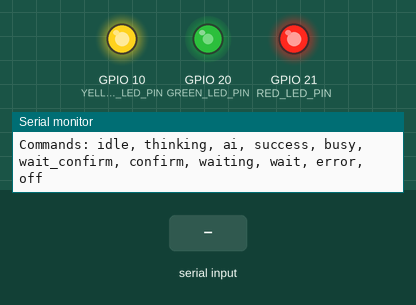
Recording of a sketch running on a simulated ESP32-C3. Parts: output pins drawn as LEDs (lit = HIGH), the last lines printed to the serial monitor. Dashed ring = blinking. The inputs (shaded band) are chosen by the test bench. Nothing arrives over Bluetooth unless stated; a phone connects over Bluetooth LE 3 s after start.

Above: at 1.25 s.
1.3 s: "thinking\n" received over Serial
At 1.46 s:
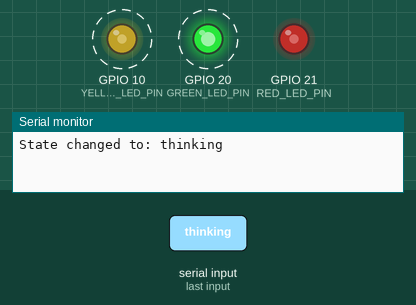
4.3 s: "idle\n" received over Serial
At 5.87 s:
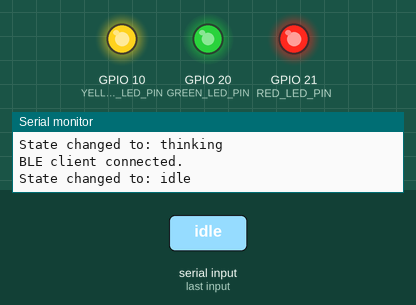
7.3 s: "ai\n" received over Serial
At 7.42 s:
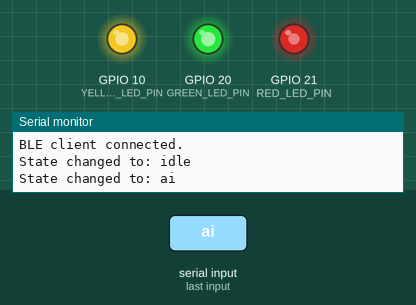
16.3 s: "busy\n" received over Serial
At 17.2 s:
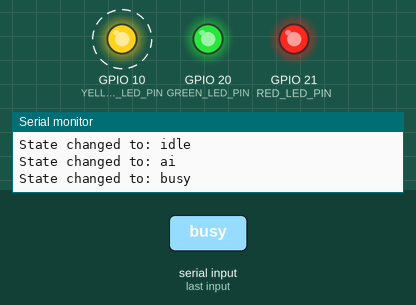
Timing chart, 0 to 20.3 s (numbered marks = the images above; inputs shaded):
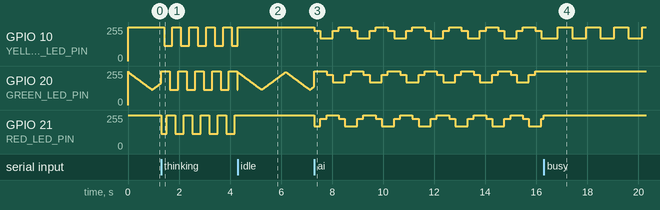

Measured:
- after the input at 1.3 s, GPIO 10 (YELLOW_LED_PIN): alternates 255/255 for 0.33 s and 115/255 for 0.33 s, starting after 0.11 s; GPIO 21 (RED_LED_PIN): 255/255 → 115/255 at once, then repeats every 0.66 s: 255/255 0.33 s, 115/255 0.33 s
- after the input at 4.3 s, GPIO 21 (RED_LED_PIN): stops changing and stays 255/255
- after the input at 7.3 s, GPIO 10 (YELLOW_LED_PIN): 255/255 → 226/255 at once, then repeats every 1.4 s: 170/255 0.48 s, 226/255 0.24 s, 255/255 0.48 s, 226/255 0.24 s; GPIO 21 (RED_LED_PIN): 255/255 → 170/255 at once, then repeats every 1.4 s: 226/255 0.24 s, 255/255 0.48 s, 226/255 0.24 s, 170/255 0.48 s
- after the input at 16.3 s, GPIO 20 (GREEN_LED_PIN): stops changing and stays 255/255
- by itself, GPIO 20 (GREEN_LED_PIN): repeats every 1.4 s: 226/255 0.24 s, 170/255 0.48 s, 226/255 0.24 s, 255/255 0.48 s

The sketch:

esp32_c3_traffic_light.ino
```cpp
/*
  ESP32-C3 Codex 三色红绿灯控制程序

  硬件连接：
  - 红灯：GPIO0
  - 黄灯：GPIO2
  - 绿灯：GPIO1

  串口协议：
  以 115200 波特率发送一行字符串，支持：
  idle
  thinking
  ai
  success
  busy
  wait_confirm
  confirm
  waiting
  wait
  error
  off

  兼容旧版命令：
  writing -> ai
  running -> busy
  done    -> success
*/

#include <Arduino.h>
#include <BLEDevice.h>
#include <BLEServer.h>
#include <BLEUtils.h>

// 如果你的灯板是高电平点亮，把这里改成 1。
#define LED_ACTIVE_HIGH 0

// GPIO 修改集中放这里，后续换线只需要改这三个定义。
#define RED_LED_PIN 21
#define YELLOW_LED_PIN 10
#define GREEN_LED_PIN 20

// 每个灯独立使用一个 PWM 通道，限制最大占空比以降低 GPIO 电流。
const uint8_t RED_LED_CHANNEL = 0;
const uint8_t YELLOW_LED_CHANNEL = 1;
const uint8_t GREEN_LED_CHANNEL = 2;

const uint32_t LED_PWM_FREQ = 1000;
const uint8_t LED_PWM_RESOLUTION = 8;
const uint8_t LED_PWM_MAX = (1 << LED_PWM_RESOLUTION) - 1;
const uint8_t LED_PWM_LIMIT = 140;       // 约 55% 占空比
const uint8_t LED_PWM_SOFT = 84;         // 约 33% 占空比
const uint8_t LED_PWM_TRAIL = 28;        // 柔和拖尾亮度
const uint8_t LED_BREATH_MIN = 6;

const unsigned long IDLE_BREATH_STEP_MS = 14;
const unsigned long THINKING_CHASE_INTERVAL_MS = 110;
const unsigned long AI_CHASE_INTERVAL_MS = 240;
const unsigned long BUSY_BLINK_INTERVAL_MS = 550;
const unsigned long SUCCESS_HOLD_MS = 5000;
const unsigned long ERROR_BLINK_INTERVAL_MS = 130;

const char *BLE_DEVICE_NAME = "AgentCore-Light";
const char *BLE_SERVICE_UUID = "12345678-1234-5678-1234-56789abcdef0";
const char *BLE_CHARACTERISTIC_UUID = "12345678-1234-5678-1234-56789abcdef1";

enum LightState {
  STATE_IDLE,
  STATE_THINKING,
  STATE_AI,
  STATE_BUSY,
  STATE_SUCCESS,
  STATE_WAIT_CONFIRM,
  STATE_CONFIRM,
  STATE_WAITING,
  STATE_WAIT,
  STATE_ERROR,
  STATE_OFF
};

LightState currentState = STATE_IDLE;
String serialBuffer;
BLEServer *bleServer = nullptr;

unsigned long stateStartMs = 0;
unsigned long lastEffectFrameMs = 0;
uint8_t chaseIndex = 0;
bool blinkOn = false;
int breathBrightness = LED_BREATH_MIN;
int breathStep = 2;

uint8_t brightnessToDuty(uint8_t brightness) {
  uint8_t limited = brightness;
  if (limited > LED_PWM_LIMIT) {
    limited = LED_PWM_LIMIT;
  }

#if LED_ACTIVE_HIGH
  return limited;
#else
  return LED_PWM_MAX - limited;
#endif
}

void writeLed(uint8_t channel, uint8_t brightness) {
  ledcWriteChannel(channel, brightnessToDuty(brightness));
}

void setLightLevels(uint8_t red, uint8_t yellow, uint8_t green) {
  writeLed(RED_LED_CHANNEL, red);
  writeLed(YELLOW_LED_CHANNEL, yellow);
  writeLed(GREEN_LED_CHANNEL, green);
}

void setLight(bool red, bool yellow, bool green) {
  setLightLevels(
    red ? LED_PWM_LIMIT : 0,
    yellow ? LED_PWM_LIMIT : 0,
    green ? LED_PWM_LIMIT : 0
  );
}

void resetEffectState() {
  lastEffectFrameMs = 0;
  chaseIndex = 0;
  blinkOn = false;
  breathBrightness = LED_BREATH_MIN;
  breathStep = 2;
}

void enterState(LightState newState) {
  currentState = newState;
  stateStartMs = millis();
  resetEffectState();
  setLight(false, false, false);
}

bool setStatus(String status) {
  status.trim();
  status.toLowerCase();

  if (status.length() == 0) {
    return false;
  }

  if (status == "idle") {
    enterState(STATE_IDLE);
  } else if (status == "thinking") {
    enterState(STATE_THINKING);
  } else if (status == "ai" || status == "writing") {
    enterState(STATE_AI);
  } else if (status == "busy" || status == "running") {
    enterState(STATE_BUSY);
  } else if (status == "success" || status == "done") {
    enterState(STATE_SUCCESS);
  } else if (status == "wait_confirm") {
    enterState(STATE_WAIT_CONFIRM);
  } else if (status == "confirm") {
    enterState(STATE_CONFIRM);
  } else if (status == "waiting") {
    enterState(STATE_WAITING);
  } else if (status == "wait") {
    enterState(STATE_WAIT);
  } else if (status == "error") {
    enterState(STATE_ERROR);
  } else if (status == "off") {
    enterState(STATE_OFF);
  } else {
    return false;
  }

  return true;
}

String extractJsonStringValue(const String &json, const char *key) {
  String pattern = "\"";
  pattern += key;
  pattern += "\"";

  int keyIndex = json.indexOf(pattern);
  if (keyIndex < 0) {
    return "";
  }

  int colonIndex = json.indexOf(':', keyIndex + pattern.length());
  if (colonIndex < 0) {
    return "";
  }

  int valueStart = colonIndex + 1;
  while (valueStart < json.length() && isspace(static_cast<unsigned char>(json[valueStart]))) {
    valueStart++;
  }

  if (valueStart >= json.length() || json[valueStart] != '"') {
    return "";
  }

  valueStart++;
  String value = "";

  for (int i = valueStart; i < json.length(); ++i) {
    char c = json[i];
    if (c == '\\' && i + 1 < json.length()) {
      i++;
      value += json[i];
      continue;
    }
    if (c == '"') {
      return value;
    }
    value += c;
  }

  return "";
}

class LightBleServerCallbacks : public BLEServerCallbacks {
  void onConnect(BLEServer *server) override {
    Serial.println("BLE client connected.");
  }

  void onDisconnect(BLEServer *server) override {
    Serial.println("BLE client disconnected.");
    server->startAdvertising();
    Serial.println("BLE advertising restarted.");
  }
};

class LightBleCharacteristicCallbacks : public BLECharacteristicCallbacks {
  void onWrite(BLECharacteristic *characteristic) override {
    String payload = characteristic->getValue();
    if (payload.length() == 0) {
      return;
    }

    String status = extractJsonStringValue(payload, "status");
    if (status.length() == 0) {
      Serial.print("BLE JSON missing status: ");
      Serial.println(payload);
      return;
    }

    if (!setStatus(status)) {
      Serial.print("Unknown BLE status: ");
      Serial.println(status);
      return;
    }

    Serial.print("BLE status changed to: ");
    Serial.println(status);
  }
};

void setupBle() {
  BLEDevice::init(BLE_DEVICE_NAME);

  bleServer = BLEDevice::createServer();
  bleServer->setCallbacks(new LightBleServerCallbacks());

  BLEService *service = bleServer->createService(BLE_SERVICE_UUID);
  BLECharacteristic *statusCharacteristic = service->createCharacteristic(
    BLE_CHARACTERISTIC_UUID,
    BLECharacteristic::PROPERTY_WRITE | BLECharacteristic::PROPERTY_WRITE_NR
  );

  statusCharacteristic->setCallbacks(new LightBleCharacteristicCallbacks());
  service->start();

  BLEAdvertising *advertising = bleServer->getAdvertising();
  advertising->addServiceUUID(BLE_SERVICE_UUID);
  advertising->start();

  Serial.print("BLE advertising as: ");
  Serial.println(BLE_DEVICE_NAME);
}

bool effectFrameDue(unsigned long intervalMs) {
  unsigned long now = millis();

  if (lastEffectFrameMs == 0 || now - lastEffectFrameMs >= intervalMs) {
    lastEffectFrameMs = now;
    return true;
  }

  return false;
}

void showThinkingChaseFrame() {
  switch (chaseIndex) {
    case 0:
      setLightLevels(LED_PWM_LIMIT, 0, 0);
      break;
    case 1:
      setLightLevels(LED_PWM_LIMIT, LED_PWM_LIMIT, 0);
      break;
    case 2:
      setLightLevels(0, LED_PWM_LIMIT, 0);
      break;
    case 3:
      setLightLevels(0, LED_PWM_LIMIT, LED_PWM_LIMIT);
      break;
    case 4:
      setLightLevels(0, 0, LED_PWM_LIMIT);
      break;
    default:
      setLightLevels(LED_PWM_LIMIT, 0, LED_PWM_LIMIT);
      break;
  }

  chaseIndex = (chaseIndex + 1) % 6;
}

void showAiChaseFrame() {
  switch (chaseIndex) {
    case 0:
      setLightLevels(LED_PWM_SOFT, LED_PWM_TRAIL, 0);
      break;
    case 1:
      setLightLevels(LED_PWM_TRAIL, LED_PWM_SOFT, 0);
      break;
    case 2:
      setLightLevels(0, LED_PWM_SOFT, LED_PWM_TRAIL);
      break;
    case 3:
      setLightLevels(0, LED_PWM_TRAIL, LED_PWM_SOFT);
      break;
    case 4:
      setLightLevels(LED_PWM_TRAIL, 0, LED_PWM_SOFT);
      break;
    default:
      setLightLevels(LED_PWM_SOFT, 0, LED_PWM_TRAIL);
      break;
  }

  chaseIndex = (chaseIndex + 1) % 6;
}

void updateIdleBreathing() {
  if (!effectFrameDue(IDLE_BREATH_STEP_MS)) {
    return;
  }

  breathBrightness += breathStep;
  if (breathBrightness >= LED_PWM_LIMIT) {
    breathBrightness = LED_PWM_LIMIT;
    breathStep = -2;
  } else if (breathBrightness <= LED_BREATH_MIN) {
    breathBrightness = LED_BREATH_MIN;
    breathStep = 2;
  }

  setLightLevels(0, 0, (uint8_t)breathBrightness);
}

void updateEffect() {
  switch (currentState) {
    case STATE_IDLE:
      updateIdleBreathing();
      break;

    case STATE_THINKING:
      if (effectFrameDue(THINKING_CHASE_INTERVAL_MS)) {
        showThinkingChaseFrame();
      }
      break;

    case STATE_AI:
      if (effectFrameDue(AI_CHASE_INTERVAL_MS)) {
        showAiChaseFrame();
      }
      break;

    case STATE_BUSY:
      if (effectFrameDue(BUSY_BLINK_INTERVAL_MS)) {
        blinkOn = !blinkOn;
        setLightLevels(0, blinkOn ? LED_PWM_SOFT : 0, 0);
      }
      break;

    case STATE_SUCCESS:
      setLightLevels(0, 0, LED_PWM_LIMIT);
      if (millis() - stateStartMs >= SUCCESS_HOLD_MS) {
        enterState(STATE_IDLE);
      }
      break;

    case STATE_WAIT_CONFIRM:
    case STATE_CONFIRM:
    case STATE_WAITING:
    case STATE_WAIT:
      setLightLevels(0, LED_PWM_LIMIT, 0);
      break;

    case STATE_ERROR:
      if (effectFrameDue(ERROR_BLINK_INTERVAL_MS)) {
        blinkOn = !blinkOn;
        setLightLevels(blinkOn ? LED_PWM_LIMIT : 0, 0, 0);
      }
      break;

    case STATE_OFF:
      setLightLevels(0, 0, 0);
      break;
  }
}

void handleCommand(String command) {
  command.trim();
  command.toLowerCase();

  if (command.length() == 0) {
    return;
  }

  if (!setStatus(command)) {
    Serial.print("Unknown state: ");
    Serial.println(command);
    return;
  }

  Serial.print("State changed to: ");
  Serial.println(command);
}

void readSerialCommands() {
  while (Serial.available() > 0) {
    char c = Serial.read();

    if (c == '\n' || c == '\r') {
      if (serialBuffer.length() > 0) {
        handleCommand(serialBuffer);
        serialBuffer = "";
      }
    } else if (serialBuffer.length() < 31) {
      serialBuffer += c;
    }
  }
}

void setup() {
  Serial.begin(115200);
  serialBuffer.reserve(32);

  ledcAttachChannel(RED_LED_PIN, LED_PWM_FREQ, LED_PWM_RESOLUTION, RED_LED_CHANNEL);
  ledcAttachChannel(YELLOW_LED_PIN, LED_PWM_FREQ, LED_PWM_RESOLUTION, YELLOW_LED_CHANNEL);
  ledcAttachChannel(GREEN_LED_PIN, LED_PWM_FREQ, LED_PWM_RESOLUTION, GREEN_LED_CHANNEL);
  setLightLevels(0, 0, 0);
  setupBle();

  enterState(STATE_IDLE);

  Serial.println("ESP32-C3 traffic light ready.");
  Serial.println("Commands: idle, thinking, ai, success, busy, wait_confirm, confirm, waiting, wait, error, off");
}

void loop() {
  readSerialCommands();
  updateEffect();
}
```
